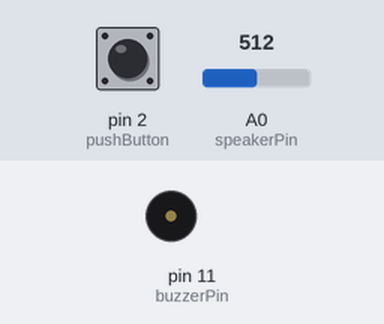
This sketch was run on a simulated Arduino Uno, built with avr-gcc and run on an emulated ATmega328P. Parts: buzzer (waves = sounding). Inputs (shaded band) come from the test bench; at power-on: pin 2 (pushButton) HIGH, A0 (speakerPin) = 512. What the sketch prints to the serial monitor is not drawn.

Above: at 4.3 s.
4.4 s: pin 2 (pushButton) pulled LOW for 1 s
At 4.8 s:
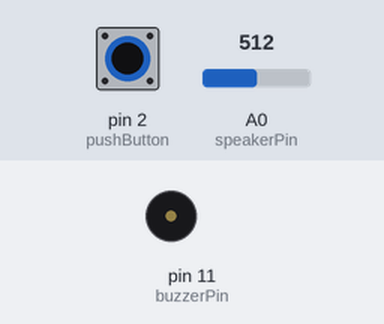
8.4 s: pin 2 (pushButton) pulled LOW for 3.2 s
At 16.4 s:
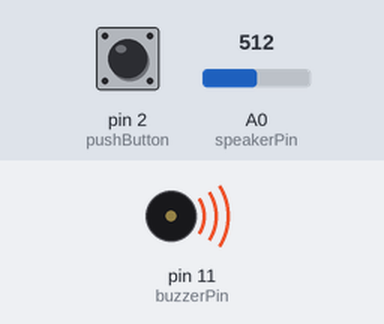
Timing chart, 0 to 17.9 s (numbered marks = the images above; inputs shaded):
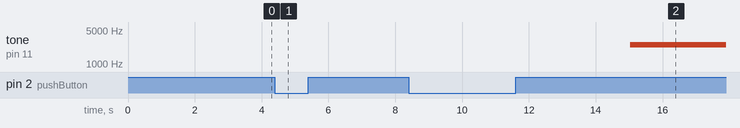

Measured:
- after the input at 4.4 s, tone on pin 11 (buzzerPin): stays silent (without the input it goes to 2500 Hz after 0.62 s)
- after the input at 8.4 s, tone on pin 11 (buzzerPin): silent → 2500 Hz after 6.6 s instead of 1.6 s

The sketch:

knockDetectorBuzzer.ino
```cpp
const int speakerPin = A0;

int speakerValue = 0;

//sensitivity
const int threshold = 1;

unsigned long previousMillis = 0;
const long interval = 5000;

const int buzzerPin = 11;
int buzzerTone = 2500;
int buzzerValue = 0;

const int pushButton = 2;
int pushButtonState = 0;

int knockValue = 0;

void setup() {
  Serial.begin(9600);
  pinMode(speakerPin, INPUT);
  pinMode(buzzerPin, OUTPUT);
  pinMode(pushButton, INPUT_PULLUP);

}

void loop() {
  unsigned long currentMillis = millis();
  speakerValue = analogRead(speakerPin);

  if (speakerValue != 0)
      Serial.println(speakerValue);

  if (speakerValue > threshold) {
      Serial.println("Knock");
      knockValue = 1;
  }

  if ((currentMillis - previousMillis >= interval) && knockValue == 1) {
          previousMillis = currentMillis;
          tone (buzzerPin, buzzerTone);
  }
  pushButtonState = digitalRead(pushButton);

  if (!pushButtonState) {
          noTone(buzzerPin);
          knockValue = 0;
  }

}
```
